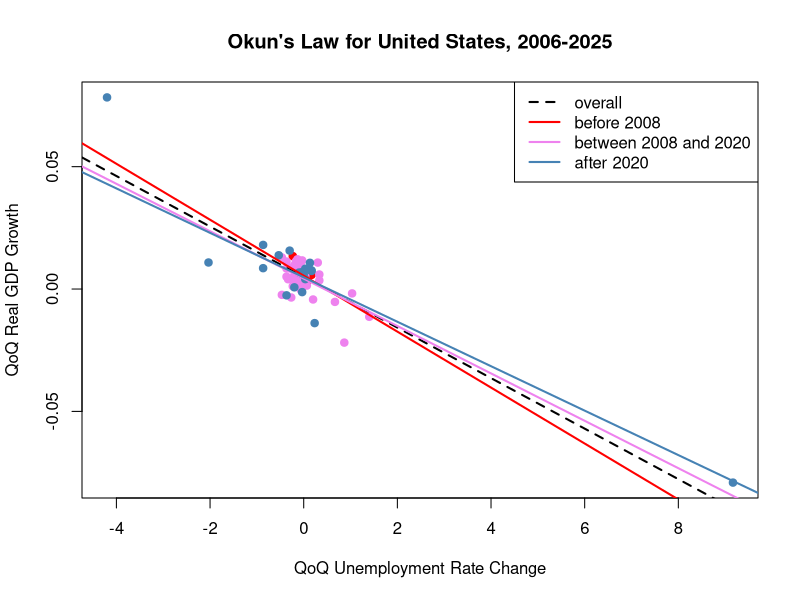

Generate this figure with R:
library(dplyr)
library(lmtest)
library(sandwich)
library(car)

gdp_growth <- read.csv("data/processed/gdp_growth.csv")
unrate_diff <- read.csv("data/processed/unrate_diff.csv")

min_quarter <- max(gdp_growth$Quarter[1], unrate_diff$Quarter[1])
max_quarter <- min(last(gdp_growth$Quarter), last(unrate_diff$Quarter))

gdp_growth <- gdp_growth[between(gdp_growth$Quarter, min_quarter, max_quarter), ]
unrate_diff <- unrate_diff[between(unrate_diff$Quarter, min_quarter, max_quarter), ]

after_2008 <- gdp_growth$Quarter >= 2008
after_2020 <- gdp_growth$Quarter >= 2020

plot(gdp_growth$United.States ~ unrate_diff$United.States,
     col = "white",
     xlab = "QoQ Unemployment Rate Change",
     ylab = "QoQ Real GDP Growth",
     main = sub("\\.", " ", "Okun's Law for United.States, 2006-2025"))
points(gdp_growth$United.States[!after_2008] ~ unrate_diff$United.States[!after_2008],
       col = "red",
       pch = 19)
points(gdp_growth$United.States[after_2008 & !after_2020] ~ unrate_diff$United.States[after_2008 & !after_2020],
       col = "violet",
       pch = 19)
points(gdp_growth$United.States[after_2020] ~ unrate_diff$United.States[after_2020],
       col = "steelblue",
       pch = 19)

# Test if Okun's Law holds overall
mod.us.overall <- lm(gdp_growth$United.States ~ unrate_diff$United.States)
coeftest(mod.us.overall, vcov. = vcovHC(mod.us.overall, type = "HC1"))
abline(mod.us.overall,
       col = "black",
       lwd = 2,
       lty = 2)

# Test if Okun's Law is stable over periods
mod.us.recessions <- lm(gdp_growth$United.States ~ unrate_diff$United.States*after_2008 + unrate_diff$United.States*after_2020)
coefs.us.recessions <- mod.us.recessions$coefficients

linearHypothesis(mod.us.recessions,
                 c("unrate_diff$United.States:after_2008TRUE = 0",
                   "unrate_diff$United.States:after_2020TRUE = 0"),
                 vcov. = vcovHC(mod.us.recessions, type = "HC1"))

abline(a = coefs.us.recessions[1],
       b = coefs.us.recessions[2],
       col = "red",
       lwd = 2)
abline(a = coefs.us.recessions[1] + coefs.us.recessions[3],
       b = coefs.us.recessions[2] + coefs.us.recessions[4],
       col = "violet",
       lwd = 2)
abline(a = coefs.us.recessions[1] + coefs.us.recessions[3] + coefs.us.recessions[5],
       b = coefs.us.recessions[2] + coefs.us.recessions[4] + coefs.us.recessions[6],
       col = "steelblue",
       lwd = 2)

legend("topright",
       legend = c("overall", "before 2008", "between 2008 and 2020", "after 2020"),
       col = c("black", "red", "violet", "steelblue"),
       lwd = 2,
       lty= c(2, 1, 1, 1))
